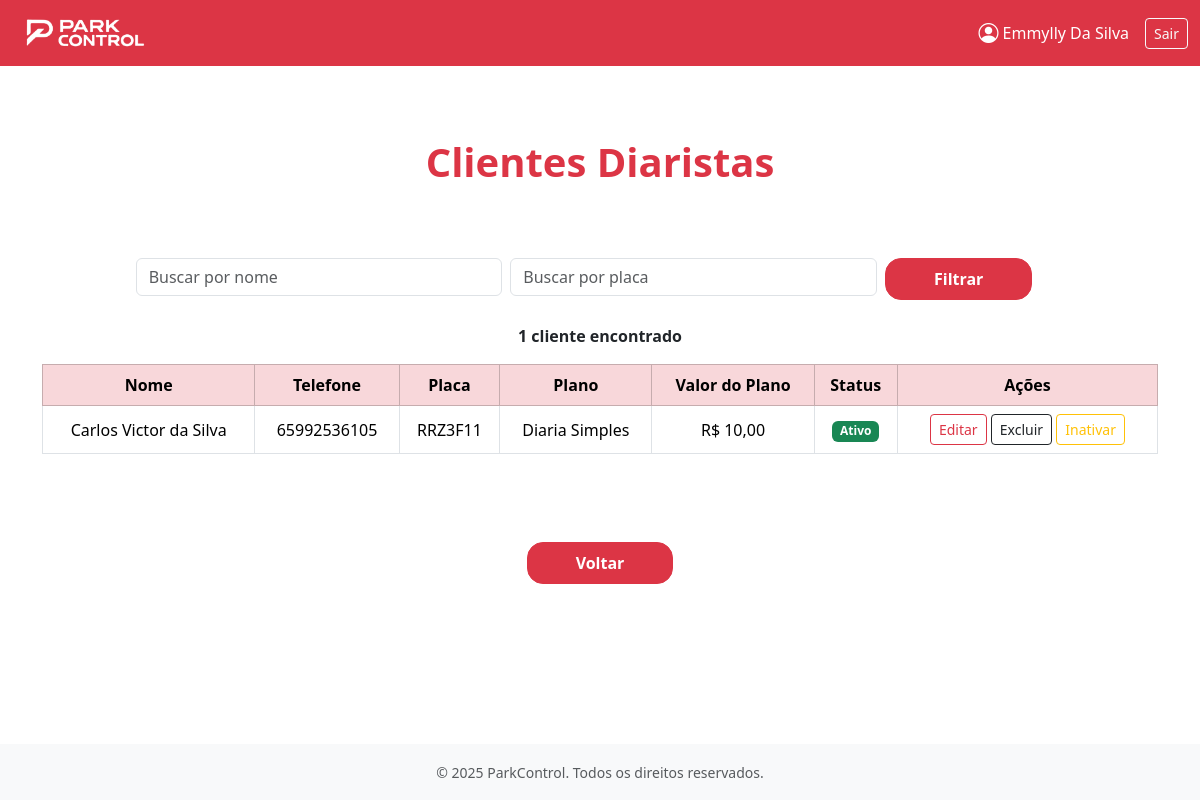
The page /diaristas/ (signed in) on the database as committed earlier.
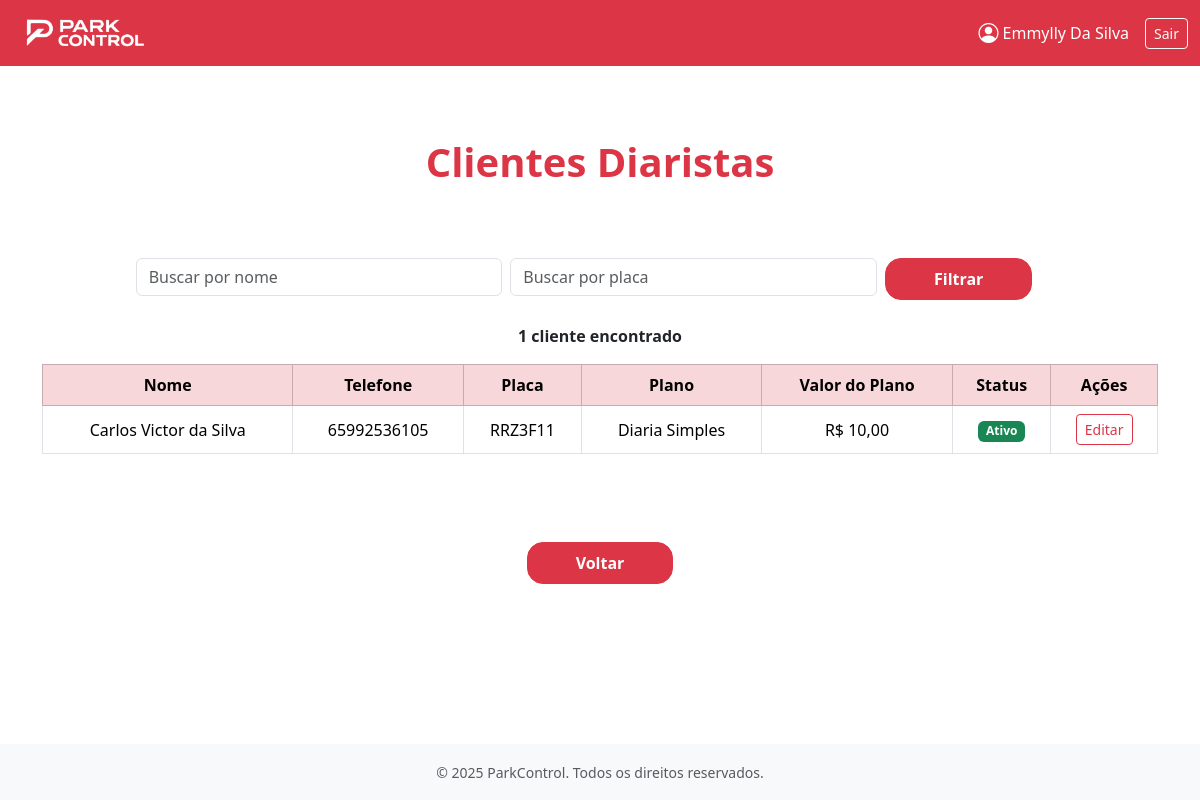
The same page on the database as committed later.
### apps/clientes/models.py (models this page shows, shortened)
class Diarista(models.Model):
    nome = models.CharField(max_length=100)
    telefone = models.CharField(
        max_length=15,
        validators=[
            RegexValidator(
                r'^\(?\d{2}\)?[-.\s]?\d{4,5}[-.\s]?\d{4}$',
                'Telefone no formato inválido (ex: (65) 99999-9999)'
            )
        ]
    )
    plano = models.ForeignKey(
        Planos,
        on_delete=models.SET_NULL,
        null=True,
        blank=True,
        limit_choices_to={'tipo_plano': 'Diarista'},
        related_name="diaristas"
    )
    placa = models.CharField(
        max_length=10,
        unique=True,
        validators=[
            RegexValidator(
                r'^[A-Z]{3}[0-9][A-Z][0-9]{2}$',
                'Placa no formato inválido (ex: ABC1D23 - padrão Mercosul)'
            )
        ]
    )
    ativo = models.BooleanField(default=True)
    historico = HistoricalRecords()

### apps/planos/models.py (models this page shows, shortened)
class Planos(models.Model):
    TIPO_PLANO_CHOICES = [
        ('Mensalista', 'Mensalista'),
        ('Diarista', 'Diarista'),
    ]
    TIPO_MENSAL_CHOICES = [
        ('Mensal', 'Mensal'),
        ('Anual','Anual')
    ]
    STATUS_CHOICES = [
        ('Ativo', 'Ativo'),
        ('Inativo', 'Inativo'),
    ]
    nome = models.CharField( max_length=50, blank=False, null=False)
    validade = models.PositiveIntegerField(blank=False, null=False)
    descricao = models.TextField(blank=True)
    data_criacao = models.DateTimeField(auto_now_add=True)
    ultima_alteracao = models.DateTimeField(auto_now=True)
    tipo_plano = models.CharField(max_length=20, choices=TIPO_PLANO_CHOICES, blank=False, null=False)
    status = models.CharField(max_length=20, choices=STATUS_CHOICES, blank=True, null=True,default='Ativo')
    valor_diaria = models.DecimalField(max_digits=10, decimal_places=2, blank=True, null=True)
    valor = models.DecimalField(max_digits=10, decimal_places=2, blank=True, null=True)
    tipo_mensal  = models.CharField(max_length=20, choices=TIPO_MENSAL_CHOICES, blank=True, null=True)
    historico = HistoricalRecords()  # Adiciona histórico de alterações

### apps/clientes/views.py (the view)
# urls.py: path('diaristas/', views.cliente_diarista_view, name='cliente_diarista'),
def cliente_diarista_view(request):
    diaristas = Diarista.objects.all()
    query_nome = request.GET.get('nome', '')
    query_placa = request.GET.get('placa', '')
    if query_nome:
        diaristas = diaristas.filter(nome__icontains=query_nome)
    if query_placa:
        diaristas = diaristas.filter(placa__icontains=query_placa)
    logger.info(f"Visualização lista diaristas - filtros: nome='{query_nome}', placa='{query_placa}'")
    return render(request, 'clientes/cliente_diarista.html', {'diaristas': diaristas, 'query_nome': query_nome, 'query_placa': query_placa})

### apps/clientes/templates/clientes/cliente_diarista.html (shortened to what the changed rows need)
{% extends "base.html" %}
{% load static %}
{% block content %}
<main class="flex-grow-1 d-flex flex-column justify-content-center align-items-center py-5">
    <h1 class="text-danger fw-bold mb-5">Clientes Diaristas</h1>
    <div class="container mt-4">
        <div class="table-responsive">
            {% if diaristas %}
            <table class="table table-bordered text-center align-middle">
                <thead class="table-danger">
                    <tr>
                        <th>Nome</th>
                        <th>Telefone</th>
                        <th>Placa</th>
                        <th>Plano</th>
                        <th>Valor do Plano</th>
                        <th>Status</th>
                        <th>Ações</th>
                    </tr>
                </thead>
                <tbody>
                    {% for cliente in diaristas %}
                    <tr>
                        <td>{{ cliente.nome }}</td>
                        <td>{{ cliente.telefone }}</td>
                        <td>{{ cliente.placa }}</td>
                        <td>{{ cliente.plano.nome }}</td>
                        <td>R$ {{ cliente.plano.valor|floatformat:2 }}</td>
                        <td>
                            {% if cliente.ativo %}
                                <span class="badge bg-success">Ativo</span>
                            {% else %}
                                <span class="badge bg-secondary">Inativo</span>
                            {% endif %}
                        </td>
                        <td>
                            <a href="{% url 'clientes:editar_diarista' pk=cliente.pk %}" class="btn btn-outline-danger btn-sm">Editar</a>
                            {% if user.is_authenticated and user.perfil_acesso == 'Administrador' %}
                                <a href="{% url 'clientes:excluir_diarista' pk=cliente.pk %}" class="btn btn-outline-dark btn-sm">Excluir</a>
                                {% if cliente.ativo %}
                                    <a href="{% url 'clientes:inativar_diarista' pk=cliente.pk %}" class="btn btn-outline-warning btn-sm">
                                        Inativar
                                    </a>
                                {% else %}
                                    <a href="{% url 'clientes:ativar_diarista' pk=cliente.pk %}" class="btn btn-outline-success btn-sm">
                                        Ativar
                                    </a>
                                {% endif %}
                            {% endif %}
                        </td>
                    </tr>
                    {% empty %}
                    <tr>
                        <td colspan="5">Nenhum cliente encontrado.</td>
                    </tr>
                    {% endfor %}
                </tbody>
            </table>
            {% else %}
            <p class="text-center fw-bold text-muted">Nenhum cliente encontrado.</p>
            {% endif %}
        </div>
    </div>
</main>
<footer class="text-center mt-4">
    {% if user.is_authenticated and user.perfil_acesso == 'Administrador' %}
        <a href="{% url 'usuarios:gerencia_cliente' %}" class="btn btn-danger px-5 py-2 rounded-4 fw-bold">
            Voltar
        </a>
    {% else %}
        <a href="{% url 'frentistas:gerenciar_clientes' %}" class="btn btn-danger px-5 py-2 rounded-4 fw-bold">
            Voltar
        </a>
    {% endif %}
</footer>
{% endblock %}

Rows that differ between the two databases and show on the page:
changed Usuario "Emmylly Da Silva": perfil_acesso "Administrador" → "Frentista" (drawn)
shown differently, row unchanged: Diarista "Carlos Victor da Silva": no longer shows "Excluir Inativar"
